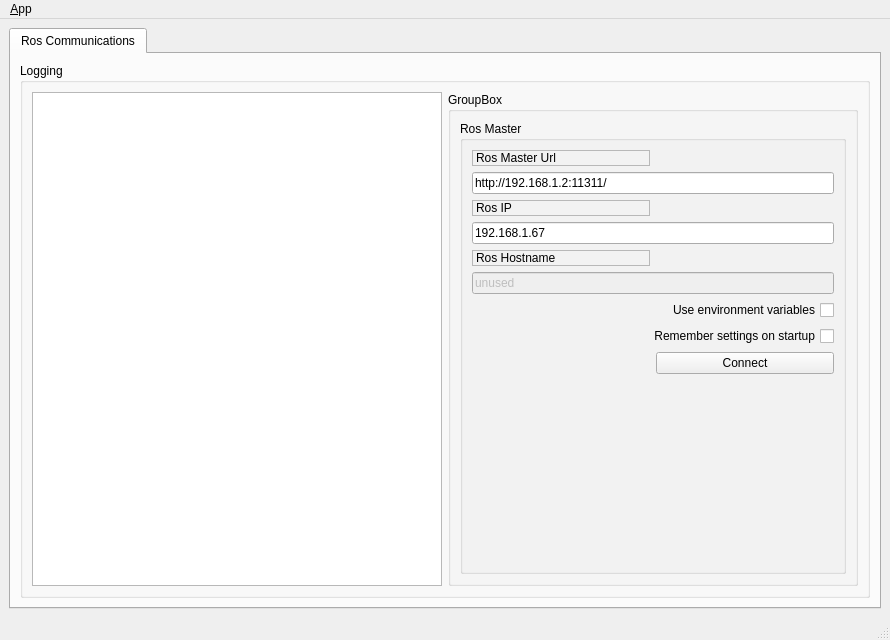
<?xml version="1.0" encoding="UTF-8"?>
<ui version="4.0">
 <class>MainWindowDesign</class>
 <widget class="QMainWindow" name="MainWindowDesign">
  <property name="geometry">
   <rect>
    <x>0</x>
    <y>0</y>
    <width>890</width>
    <height>640</height>
   </rect>
  </property>
  <property name="windowTitle">
   <string>QRosApp</string>
  </property>
  <property name="windowIcon">
   <iconset>
    <normaloff>:/images/icon.png</normaloff>:/images/icon.png</iconset>
  </property>
  <property name="locale">
   <locale language="English" country="Australia"/>
  </property>
  <widget class="QWidget" name="centralwidget">
   <layout class="QVBoxLayout" name="verticalLayout_5">
    <item>
     <widget class="QTabWidget" name="tab_manager">
      <property name="minimumSize">
       <size>
        <width>100</width>
        <height>0</height>
       </size>
      </property>
      <property name="locale">
       <locale language="English" country="Australia"/>
      </property>
      <property name="currentIndex">
       <number>0</number>
      </property>
      <widget class="QWidget" name="tab_status">
       <attribute name="title">
        <string>Ros Communications</string>
       </attribute>
       <layout class="QVBoxLayout" name="verticalLayout_2">
        <item>
         <widget class="QGroupBox" name="groupBox_12">
          <property name="sizePolicy">
           <sizepolicy hsizetype="MinimumExpanding" vsizetype="Preferred">
            <horstretch>0</horstretch>
            <verstretch>0</verstretch>
           </sizepolicy>
          </property>
          <property name="title">
           <string>Logging</string>
          </property>
          <layout class="QGridLayout" name="gridLayout_3">
           <item row="0" column="0">
            <widget class="QListView" name="view_logging"/>
           </item>
           <item row="0" column="1">
            <widget class="QGroupBox" name="groupBox">
             <property name="title">
              <string>GroupBox</string>
             </property>
             <layout class="QVBoxLayout" name="verticalLayout_4">
              <item>
               <widget class="QGroupBox" name="groupBox_2">
                <property name="title">
                 <string>Ros Master</string>
                </property>
                <layout class="QGridLayout" name="gridLayout">
                 <item row="7" column="0" colspan="2">
                  <widget class="QCheckBox" name="checkbox_remember_settings">
                   <property name="layoutDirection">
                    <enum>Qt::RightToLeft</enum>
                   </property>
                   <property name="text">
                    <string>Remember settings on startup</string>
                   </property>
                  </widget>
                 </item>
                 <item row="2" column="0">
                  <widget class="QLabel" name="label_2">
                   <property name="frameShape">
                    <enum>QFrame::StyledPanel</enum>
                   </property>
                   <property name="frameShadow">
                    <enum>QFrame::Raised</enum>
                   </property>
                   <property name="text">
                    <string>Ros IP</string>
                   </property>
                  </widget>
                 </item>
                 <item row="9" column="0">
                  <spacer name="horizontalSpacer">
                   <property name="orientation">
                    <enum>Qt::Horizontal</enum>
                   </property>
                   <property name="sizeHint" stdset="0">
                    <size>
                     <width>170</width>
                     <height>21</height>
                    </size>
                   </property>
                  </spacer>
                 </item>
                 <item row="6" column="0" colspan="2">
                  <widget class="QCheckBox" name="checkbox_use_environment">
                   <property name="layoutDirection">
                    <enum>Qt::RightToLeft</enum>
                   </property>
                   <property name="text">
                    <string>Use environment variables</string>
                   </property>
                  </widget>
                 </item>
                 <item row="1" column="0" colspan="2">
                  <widget class="QLineEdit" name="line_edit_master">
                   <property name="text">
                    <string>http://192.168.1.2:11311/</string>
                   </property>
                  </widget>
                 </item>
                 <item row="0" column="0">
                  <widget class="QLabel" name="label">
                   <property name="frameShape">
                    <enum>QFrame::StyledPanel</enum>
                   </property>
                   <property name="frameShadow">
                    <enum>QFrame::Raised</enum>
                   </property>
                   <property name="text">
                    <string>Ros Master Url</string>
                   </property>
                  </widget>
                 </item>
                 <item row="5" column="0" colspan="2">
                  <widget class="QLineEdit" name="line_edit_topic">
                   <property name="enabled">
                    <bool>false</bool>
                   </property>
                   <property name="text">
                    <string>unused</string>
                   </property>
                  </widget>
                 </item>
                 <item row="3" column="0" colspan="2">
                  <widget class="QLineEdit" name="line_edit_host">
                   <property name="text">
                    <string>192.168.1.67</string>
                   </property>
                  </widget>
                 </item>
                 <item row="9" column="1">
                  <widget class="QPushButton" name="button_connect">
                   <property name="enabled">
                    <bool>true</bool>
                   </property>
                   <property name="sizePolicy">
                    <sizepolicy hsizetype="MinimumExpanding" vsizetype="Fixed">
                     <horstretch>0</horstretch>
                     <verstretch>0</verstretch>
                    </sizepolicy>
                   </property>
                   <property name="toolTip">
                    <string>Set the target to the current joint trajectory state.</string>
                   </property>
                   <property name="statusTip">
                    <string>Clear all waypoints and set the target to the current joint trajectory state.</string>
                   </property>
                   <property name="text">
                    <string>Connect</string>
                   </property>
                  </widget>
                 </item>
                 <item row="4" column="0">
                  <widget class="QLabel" name="label_3">
                   <property name="frameShape">
                    <enum>QFrame::StyledPanel</enum>
                   </property>
                   <property name="frameShadow">
                    <enum>QFrame::Raised</enum>
                   </property>
                   <property name="text">
                    <string>Ros Hostname</string>
                   </property>
                  </widget>
                 </item>
                 <item row="10" column="0">
                  <spacer name="verticalSpacer">
                   <property name="orientation">
                    <enum>Qt::Vertical</enum>
                   </property>
                   <property name="sizeHint" stdset="0">
                    <size>
                     <width>20</width>
                     <height>40</height>
                    </size>
                   </property>
                  </spacer>
                 </item>
                </layout>
               </widget>
              </item>
             </layout>
            </widget>
           </item>
          </layout>
         </widget>
        </item>
       </layout>
      </widget>
     </widget>
    </item>
   </layout>
  </widget>
  <widget class="QMenuBar" name="menubar">
   <property name="geometry">
    <rect>
     <x>0</x>
     <y>0</y>
     <width>890</width>
     <height>19</height>
    </rect>
   </property>
   <widget class="QMenu" name="menu_File">
    <property name="title">
     <string>&amp;App</string>
    </property>
    <addaction name="action_Preferences"/>
    <addaction name="separator"/>
    <addaction name="actionAbout"/>
    <addaction name="actionAbout_Qt"/>
    <addaction name="separator"/>
    <addaction name="action_Quit"/>
   </widget>
   <addaction name="menu_File"/>
  </widget>
  <widget class="QStatusBar" name="statusbar"/>
  <action name="action_Quit">
   <property name="text">
    <string>&amp;Quit</string>
   </property>
   <property name="shortcut">
    <string>Ctrl+Q</string>
   </property>
   <property name="shortcutContext">
    <enum>Qt::ApplicationShortcut</enum>
   </property>
  </action>
  <action name="action_Preferences">
   <property name="text">
    <string>&amp;Preferences</string>
   </property>
  </action>
  <action name="actionAbout">
   <property name="text">
    <string>&amp;About</string>
   </property>
  </action>
  <action name="actionAbout_Qt">
   <property name="text">
    <string>About &amp;Qt</string>
   </property>
  </action>
 </widget>
 <resources/>
 <connections>
  <connection>
   <sender>action_Quit</sender>
   <signal>triggered()</signal>
   <receiver>MainWindowDesign</receiver>
   <slot>close()</slot>
   <hints>
    <hint type="sourcelabel">
     <x>-1</x>
     <y>-1</y>
    </hint>
    <hint type="destinationlabel">
     <x>399</x>
     <y>299</y>
    </hint>
   </hints>
  </connection>
 </connections>
</ui>
